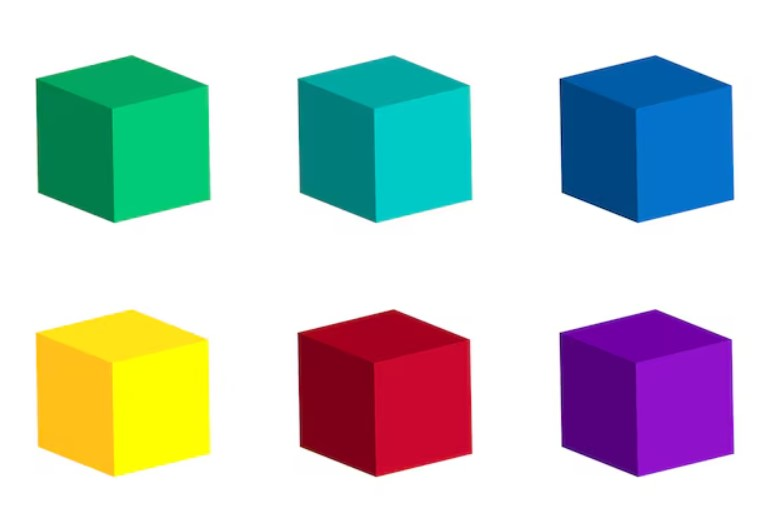
#> input picture cubo.jpg, 768 x 513 px, found by its file name
$ python programa1.py
#> lines starting #> are read from the running program, lines starting #| are printed output that depends on the picture; after the words box and inside, x2 and y2 are one past the last pixel; in counts of white or black regions, pixels touching at a corner belong together
import cv2
import numpy as np
import matplotlib.pyplot as plt

# Leer imagen
imagen = cv2.imread('C:/Users/reyna/Desktop/programas/cubo.jpg')
#> imagen is the input picture: shape (513, 768, 3); mean B, G, R 200.5, 201.7, 194.1
gris = cv2.cvtColor(imagen,cv2.COLOR_BGR2GRAY)
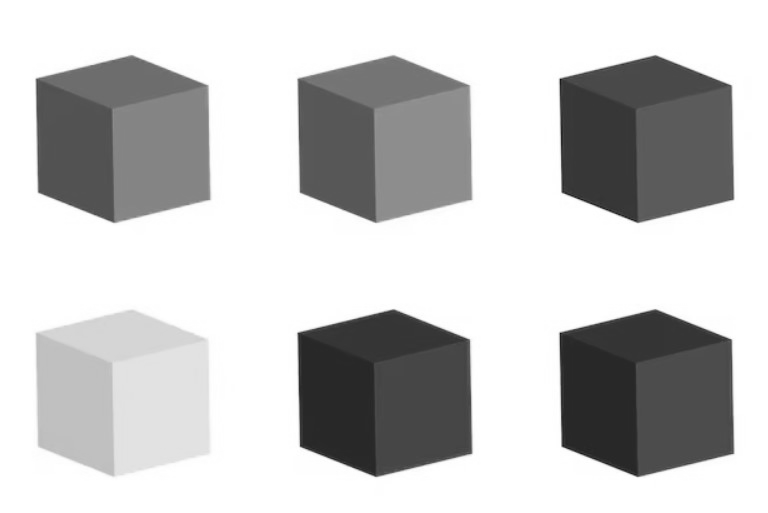
#> gris: shape (513, 768); min 15, max 255, mean 199.2
bordes = cv2.Canny(imagen, 100, 200)
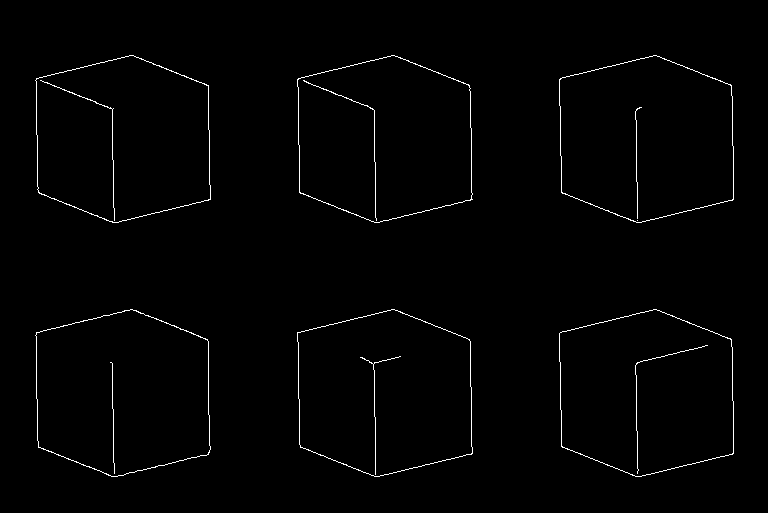
#> bordes: shape (513, 768); 1.1% white in thin lines or dots, all inside (x1, y1, x2, y2) = (35, 55, 734, 477)
# Muestra imagen en una ventana
cv2.imshow('Imagen Original', imagen)
cv2.imshow('Imagen color', gris)
cv2.imshow('Imagen gris bordes', bordes)
# Espera hasta que el usuario presione una tecla
cv2.waitKey(0)
# Cierra todas las ventanas
cv2.destroyAllWindows()
